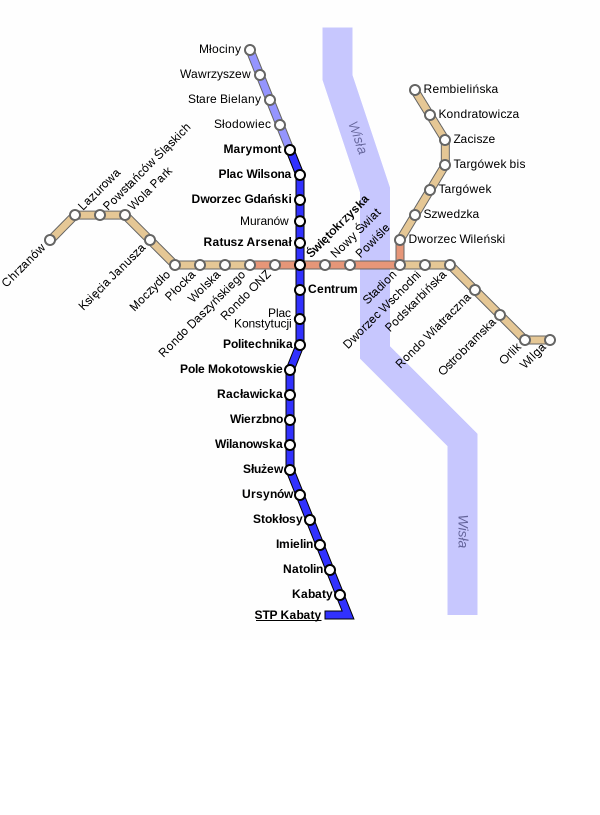
#> input picture Metro2.png, 1200 x 1630 px (shown at 1/2 size)
$ python main.py
#> lines starting #> are read from the running program, lines starting #| are printed output that depends on the picture
# Wywołanie FFMPEG:
# ffmpeg -framerate 1 -pattern_type glob -i '*.png' -c:v libx264 -pix_fmt yuv420p -r 24 out.mp4

from datetime import datetime, timedelta
from os import path

from PIL import Image, ImageDraw, ImageFont

# Pociągi
TRAINS_NUMBER = 2 * 3  # liczba pociągów na obu liniach , MAX = 10 !
START_TIME = "7:00"  # Start pierwszego pociągu (czas "GG:MM")
ADD_TRAIN_AFTER = 15  # Dodaje po tym czasie kolejny pociąg
COLORS = ('blue', 'red', 'green', 'brown', 'purple', 'lightblue', 'black', 'yellow', 'lightgreen', 'orange')

TOTAL_TIME = 600  # Całkowity czas "symulacji" (animacji) w minutach

# FFMPEG
images_dir = 'images_dir'
fonts_dir = '/usr/local/share/fonts/'

LINE_1 = (
    ((497, 98), u"Młociny"),
    ((519, 149), u"Wawrzyszew"),
    ((539, 198), u"Stare Bielany"),
    ((558, 249), u"Słodowiec"),
    ((578, 299), u"Marymont"),
    ((600, 346), u"Plac Wilsona"),
    ((598, 399), u"Dworzec Gdański"),
    ((598, 442), u"Muranów"),
    ((598, 481), u"Ratusz Arsenał"),
    ((598, 527), u"Świętokrzyska"),
    ((598, 578), u"Centrum"),
    ((598, 637), u"Plac Konstytucji"),
    ((600, 688), u"Politechnika"),
    ((580, 739), u"Pole Mokotowskie"),
    ((578, 786), u"Racławicka"),
    ((580, 836), u"Wierzbno"),
    ((578, 889), u"Wilanowska"),
    ((580, 938), u"Służew"),
    ((600, 985), u"Ursynów"),
    ((619, 1040), u"Stokłosy"),
    ((639, 1087), u"Imielin"),
    ((660, 1139), u"Natolin"),
    ((678, 1188), u"Kabaty"),
)

LINE_2 = (
    ((98, 478), u"Chrzanów"),
    ((147, 426), u"Lazurowa"),
    ((198, 426), u"Powstańców Śląskich"),
    ((249, 426), u"Wola Park"),
    ((299, 478), u"Księcia Janusza"),
    ((348, 528), u"Moczydło"),
    ((399, 528), u"Płocka"),
    ((448, 528), u"Wolska"),
    ((499, 528), u"Rondo Daszyńskiego"),
    ((548, 528), u"Rondo ONZ"),
    ((598, 528), u"Świętokrzyska"),
    ((649, 528), u"Nowy Świat"),
    ((698, 528), u"Powiśle"),
    ((799, 528), u"Stadion"),
    ((799, 480), u"Dworzec Wileński"),
    ((828, 426), u"Szwedzka"),
    ((859, 375), u"Targówek"),
    ((889, 328), u"Targówek bis"),
    ((889, 279), u"Zacisze"),
    ((859, 228), u"Kondratowicza"),
    ((828, 175), u"Rembielińska"),
)


# Klasa pociąg
class Train:
    def __init__(self, start_time, color, line):
        self.start_time = start_time
        self.color = color
        self.line = line

    # Zwraca pozycję, a dokładnie ile minut pociąg jest już w ruchu (w trasie)
    def get_position(self, tp):
        minutes = (tp - self.start_time).seconds // 60
        return minutes

    # Zwraca kolor pociągu do celów wizualizacji
    def get_color(self):
        return self.color

    # Zwraca czas w którym pociąg został włączony do ruchu
    def get_st(self):
        return self.start_time

    # Zwraca czas w którym pociąg został włączony do ruchu
    def get_line(self):
        return self.line


# Zwraca pozycję na podstawie przekazanego czasu, uwzględnia powrót pociągu
def get_train_station(pt, line):
    if line == 1:
        current_position = pt % len(LINE_1)
        if (pt // len(LINE_1)) % 2 == 0:  # Parzysty przebieg odpowiada trasie powrotnej
            current_position = len(LINE_1) - current_position - 1
        return current_position
    elif line == 2:
        current_position = pt % len(LINE_2)
        if (pt // len(LINE_2)) % 2 == 0:  # Parzysty przebieg odpowiada trasie powrotnej
            current_position = len(LINE_2) - current_position - 1
        return current_position


# Wyświetla elipsę (okrąg) wskazujący aktualną pozycję pociągu
def draw_train_position(coords, cl, number, text):
    draw = ImageDraw.Draw(im)
    x, y = coords
    draw.ellipse((x - 20, y - 20, x + 20, y + 20), fill=cl, outline='blue')
    font = ImageFont.truetype(path.join(fonts_dir, "Arial.ttf"), size=24)
    draw.text((225, 1250+30*number), f"{text}", font=font, fill=cl)


# Główna część skryptu

assert TRAINS_NUMBER <= 10

t0 = datetime.strptime(START_TIME, '%H:%M')
t = 0
add = ADD_TRAIN_AFTER
trains = list()

while t < TOTAL_TIME:
    im = Image.open("Metro2.png")
#> im is the input picture: PIL image 1200x1630 RGB; mean R, G, B 244.2, 243.9, 246.6
    current_time = t0 + timedelta(minutes=t)

    if add == ADD_TRAIN_AFTER and len(trains) < TRAINS_NUMBER:
        add = 0
        trains.append(Train(current_time, COLORS[len(trains)], 1))
        trains.append(Train(current_time, COLORS[len(COLORS) - len(trains)], 2))

    for i, train in enumerate(trains):
        line = train.get_line()
        if line == 1:
            coords, current_station = LINE_1[get_train_station(train.get_position(current_time), 1)]
        elif line == 2:
            coords, current_station = LINE_2[get_train_station(train.get_position(current_time), 2)]
        train_st = datetime.strftime(train.get_st(), "%H:%M")
        text = f"Pociąg ({i+1}) linii nr {line} w trasie od {train_st} obecnie jest na stacji {current_station}"
        draw_train_position(coords, train.get_color(), i+1, text)

    t += 1
    add += 1
    im.save(path.join(images_dir, f"img-{t:06}.png"))
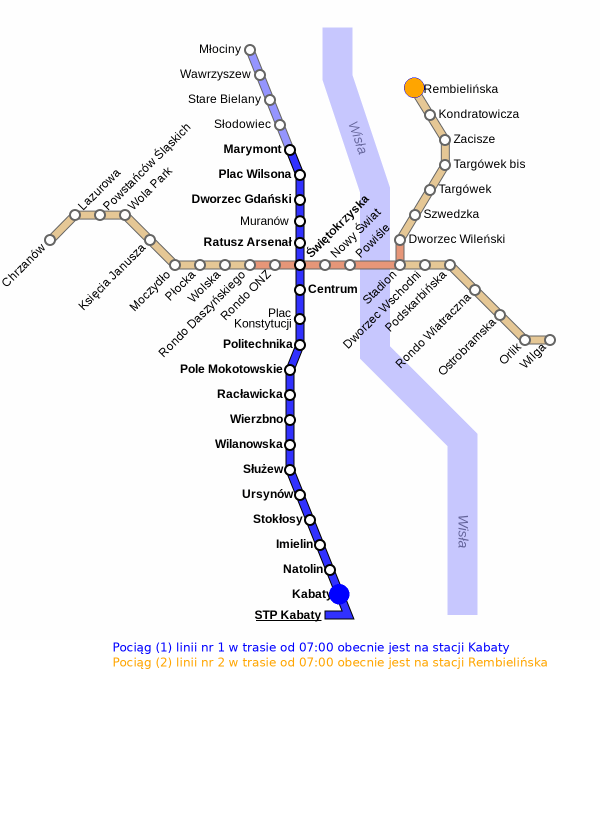
#> saved as img-000001.png: PIL image 1200x1630 RGB (shown at 1/2 size); mean R, G, B 243.6, 243.1, 246
#> (the run stopped early here; a loop or call above may not have finished)
